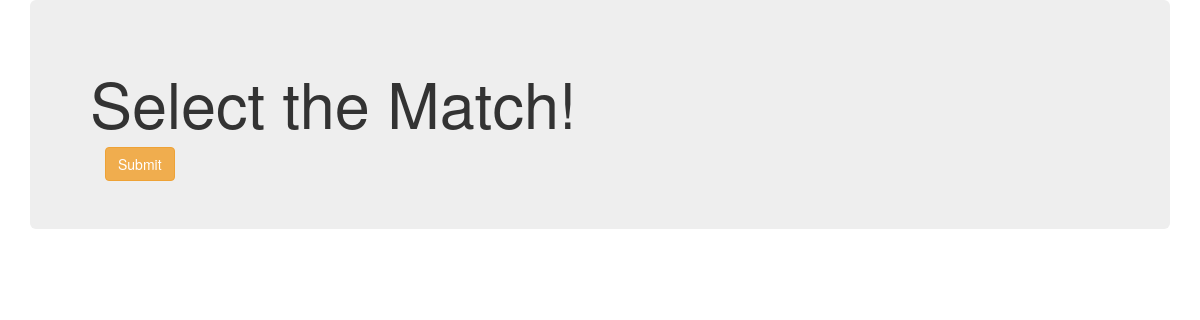
Page /edit_selection/ on the earlier database version.
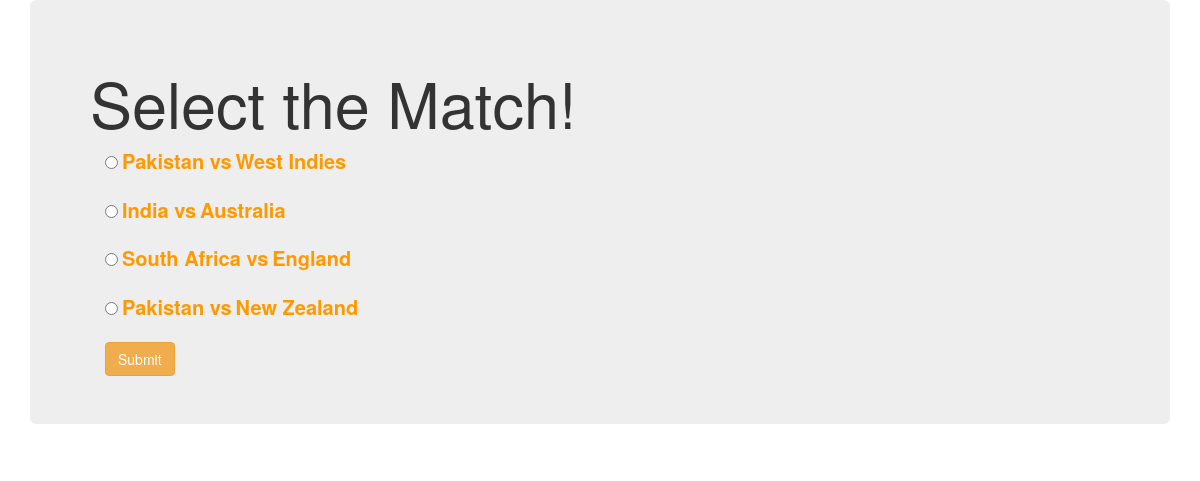
Same page on the later database version.
### Yorking/models.py (models this page shows)
class match_user(models.Model):
    match_id=models.CharField(primary_key=True,default=uuid_hex,max_length=100,editable=False)
    country1=models.CharField(max_length=200)
    country2=models.CharField(max_length=200)
    status=models.CharField(max_length=200,default='Not occured')

### Yorking/views.py (the view)
# urls.py: path('edit_selection/',views.edit_selection,name='edit'),
def edit_selection(request):
    match_user_obj=match_user.objects.filter(status__exact='Not occured')
    return render(request,'Yorking/edit_selection.html',{'matchcountries':match_user_obj})

### templates/Yorking/edit_selection.html (shortened to what this page needs)
<!DOCTYPE html>
{% load static %}
<html lang="en" dir="ltr">
  <head>
    <link rel="stylesheet" href="https://maxcdn.bootstrapcdn.com/bootstrap/3.3.7/css/bootstrap.min.css">
  </head>
  <body>
    <div class="container">
      <div class="jumbotron">
        <h1>Select the Match!</h1>
        <div class="container">
          <form action="{% url 'Yorking:update' %}" method="POST">
            {% for i in matchcountries %}
            <div class="form-group">
              <input type="radio" name="matchid" value={{i.match_id}}>
              <label for="player" style="color:#ff9900; font-size:20px">{{i.country1}} vs</label>
              <label for="player" style="color:#ff9900; font-size:20px"> {{i.country2}}</label><p></p>
            </div>
            {% endfor %}
            <button type="submit" name='submit' class="btn btn-warning margin-bottom button">Submit</button>
          </form>
        </div>
      </div>
    </div>
  </body>
</html>

Differences in the rows shown:
added match_user: country1 "Pakistan", country2 "West Indies"
added match_user: country1 "India", country2 "Australia"
added match_user: country1 "South Africa", country2 "England"
added match_user: country1 "Pakistan", country2 "New Zealand"
